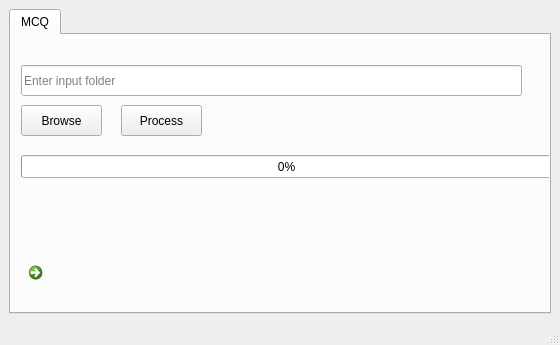
<?xml version="1.0" encoding="UTF-8"?>
<ui version="4.0">
 <class>Scanner</class>
 <widget class="QMainWindow" name="Scanner">
  <property name="geometry">
   <rect>
    <x>0</x>
    <y>0</y>
    <width>560</width>
    <height>345</height>
   </rect>
  </property>
  <property name="minimumSize">
   <size>
    <width>560</width>
    <height>345</height>
   </size>
  </property>
  <property name="maximumSize">
   <size>
    <width>560</width>
    <height>345</height>
   </size>
  </property>
  <property name="windowTitle">
   <string>Scanner</string>
  </property>
  <widget class="QWidget" name="centralwidget">
   <layout class="QHBoxLayout" name="horizontalLayout">
    <item>
     <widget class="QTabWidget" name="tabWidget">
      <property name="styleSheet">
       <string notr="true">font: 10pt &quot;Arial&quot;;</string>
      </property>
      <property name="currentIndex">
       <number>0</number>
      </property>
      <widget class="QWidget" name="tab">
       <attribute name="title">
        <string>MCQ</string>
       </attribute>
       <widget class="QPushButton" name="btn_process1">
        <property name="geometry">
         <rect>
          <x>110</x>
          <y>70</y>
          <width>81</width>
          <height>31</height>
         </rect>
        </property>
        <property name="text">
         <string>Process</string>
        </property>
       </widget>
       <widget class="QLineEdit" name="le_tab1">
        <property name="geometry">
         <rect>
          <x>10</x>
          <y>30</y>
          <width>501</width>
          <height>31</height>
         </rect>
        </property>
        <property name="text">
         <string/>
        </property>
        <property name="placeholderText">
         <string>Enter input folder</string>
        </property>
       </widget>
       <widget class="QPushButton" name="btn_browse1">
        <property name="geometry">
         <rect>
          <x>10</x>
          <y>70</y>
          <width>81</width>
          <height>31</height>
         </rect>
        </property>
        <property name="text">
         <string>Browse</string>
        </property>
       </widget>
       <widget class="QLabel" name="lbl1_tab1">
        <property name="geometry">
         <rect>
          <x>10</x>
          <y>160</y>
          <width>511</width>
          <height>51</height>
         </rect>
        </property>
        <property name="styleSheet">
         <string notr="true">color:rgb(0, 0, 255)</string>
        </property>
        <property name="text">
         <string/>
        </property>
       </widget>
       <widget class="QProgressBar" name="pbar_tab1">
        <property name="geometry">
         <rect>
          <x>10</x>
          <y>120</y>
          <width>531</width>
          <height>23</height>
         </rect>
        </property>
        <property name="value">
         <number>0</number>
        </property>
       </widget>
       <widget class="QCommandLinkButton" name="lnk_tab1">
        <property name="geometry">
         <rect>
          <x>10</x>
          <y>220</y>
          <width>501</width>
          <height>41</height>
         </rect>
        </property>
        <property name="font">
         <font>
          <family>Arial</family>
          <pointsize>10</pointsize>
          <weight>50</weight>
          <italic>false</italic>
          <bold>false</bold>
         </font>
        </property>
        <property name="text">
         <string/>
        </property>
       </widget>
      </widget>
      
     </widget>
    </item>
   </layout>
  </widget>
  <widget class="QStatusBar" name="statusbar"/>
 </widget>
 <resources/>
 <connections/>
</ui>
